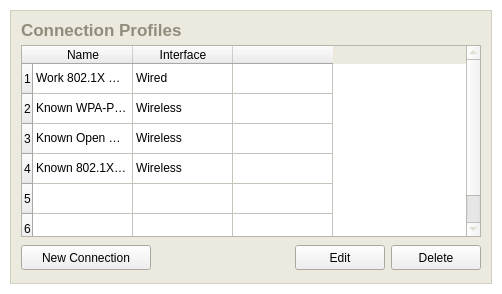
        <widget class="QWidget" name="pageConnections" >
         <attribute name="title" >
          <string>Connections</string>
         </attribute>
         <layout class="QVBoxLayout" >
          <property name="spacing" >
           <number>0</number>
          </property>
          <property name="leftMargin" >
           <number>0</number>
          </property>
          <property name="topMargin" >
           <number>0</number>
          </property>
          <property name="rightMargin" >
           <number>0</number>
          </property>
          <property name="bottomMargin" >
           <number>0</number>
          </property>
          <item>
           <widget class="QFrame" name="connectionsOuterCosmeticFrame" >
            <property name="palette" >
             <palette>
              <active>
               <colorrole role="Base" >
                <brush brushstyle="SolidPattern" >
                 <color alpha="255" >
                  <red>255</red>
                  <green>255</green>
                  <blue>255</blue>
                 </color>
                </brush>
               </colorrole>
               <colorrole role="Window" >
                <brush brushstyle="SolidPattern" >
                 <color alpha="255" >
                  <red>255</red>
                  <green>255</green>
                  <blue>255</blue>
                 </color>
                </brush>
               </colorrole>
              </active>
              <inactive>
               <colorrole role="Base" >
                <brush brushstyle="SolidPattern" >
                 <color alpha="255" >
                  <red>255</red>
                  <green>255</green>
                  <blue>255</blue>
                 </color>
                </brush>
               </colorrole>
               <colorrole role="Window" >
                <brush brushstyle="SolidPattern" >
                 <color alpha="255" >
                  <red>255</red>
                  <green>255</green>
                  <blue>255</blue>
                 </color>
                </brush>
               </colorrole>
              </inactive>
              <disabled>
               <colorrole role="Base" >
                <brush brushstyle="SolidPattern" >
                 <color alpha="255" >
                  <red>255</red>
                  <green>255</green>
                  <blue>255</blue>
                 </color>
                </brush>
               </colorrole>
               <colorrole role="Window" >
                <brush brushstyle="SolidPattern" >
                 <color alpha="255" >
                  <red>255</red>
                  <green>255</green>
                  <blue>255</blue>
                 </color>
                </brush>
               </colorrole>
              </disabled>
             </palette>
            </property>
            <property name="autoFillBackground" >
             <bool>true</bool>
            </property>
            <property name="frameShape" >
             <enum>QFrame::NoFrame</enum>
            </property>
            <property name="frameShadow" >
             <enum>QFrame::Plain</enum>
            </property>
            <layout class="QVBoxLayout" >
             <property name="spacing" >
              <number>10</number>
             </property>
             <property name="leftMargin" >
              <number>10</number>
             </property>
             <property name="topMargin" >
              <number>10</number>
             </property>
             <property name="rightMargin" >
              <number>10</number>
             </property>
             <property name="bottomMargin" >
              <number>10</number>
             </property>
             <item>
              <widget class="QFrame" name="connectionsInnerCosmeticFrame" >
               <property name="minimumSize" >
                <size>
                 <width>16</width>
                 <height>228</height>
                </size>
               </property>
               <property name="palette" >
                <palette>
                 <active>
                  <colorrole role="WindowText" >
                   <brush brushstyle="SolidPattern" >
                    <color alpha="255" >
                     <red>208</red>
                     <green>208</green>
                     <blue>191</blue>
                    </color>
                   </brush>
                  </colorrole>
                  <colorrole role="Base" >
                   <brush brushstyle="SolidPattern" >
                    <color alpha="255" >
                     <red>255</red>
                     <green>255</green>
                     <blue>255</blue>
                    </color>
                   </brush>
                  </colorrole>
                  <colorrole role="Window" >
                   <brush brushstyle="SolidPattern" >
                    <color alpha="255" >
                     <red>236</red>
                     <green>234</green>
                     <blue>223</blue>
                    </color>
                   </brush>
                  </colorrole>
                 </active>
                 <inactive>
                  <colorrole role="WindowText" >
                   <brush brushstyle="SolidPattern" >
                    <color alpha="255" >
                     <red>208</red>
                     <green>208</green>
                     <blue>191</blue>
                    </color>
                   </brush>
                  </colorrole>
                  <colorrole role="Base" >
                   <brush brushstyle="SolidPattern" >
                    <color alpha="255" >
                     <red>255</red>
                     <green>255</green>
                     <blue>255</blue>
                    </color>
                   </brush>
                  </colorrole>
                  <colorrole role="Window" >
                   <brush brushstyle="SolidPattern" >
                    <color alpha="255" >
                     <red>236</red>
                     <green>234</green>
                     <blue>223</blue>
                    </color>
                   </brush>
                  </colorrole>
                 </inactive>
                 <disabled>
                  <colorrole role="WindowText" >
                   <brush brushstyle="SolidPattern" >
                    <color alpha="255" >
                     <red>127</red>
                     <green>127</green>
                     <blue>127</blue>
                    </color>
                   </brush>
                  </colorrole>
                  <colorrole role="Base" >
                   <brush brushstyle="SolidPattern" >
                    <color alpha="255" >
                     <red>236</red>
                     <green>234</green>
                     <blue>223</blue>
                    </color>
                   </brush>
                  </colorrole>
                  <colorrole role="Window" >
                   <brush brushstyle="SolidPattern" >
                    <color alpha="255" >
                     <red>236</red>
                     <green>234</green>
                     <blue>223</blue>
                    </color>
                   </brush>
                  </colorrole>
                 </disabled>
                </palette>
               </property>
               <property name="autoFillBackground" >
                <bool>true</bool>
               </property>
               <property name="frameShape" >
                <enum>QFrame::Box</enum>
               </property>
               <property name="frameShadow" >
                <enum>QFrame::Plain</enum>
               </property>
               <layout class="QVBoxLayout" >
                <property name="spacing" >
                 <number>6</number>
                </property>
                <property name="leftMargin" >
                 <number>10</number>
                </property>
                <property name="topMargin" >
                 <number>10</number>
                </property>
                <property name="rightMargin" >
                 <number>10</number>
                </property>
                <property name="bottomMargin" >
                 <number>10</number>
                </property>
                <item>
                 <widget class="QLabel" name="headerConnectionProfiles" >
                  <property name="sizePolicy" >
                   <sizepolicy vsizetype="Fixed" hsizetype="Preferred" >
                    <horstretch>0</horstretch>
                    <verstretch>0</verstretch>
                   </sizepolicy>
                  </property>
                  <property name="minimumSize" >
                   <size>
                    <width>460</width>
                    <height>18</height>
                   </size>
                  </property>
                  <property name="maximumSize" >
                   <size>
                    <width>460</width>
                    <height>18</height>
                   </size>
                  </property>
                  <property name="palette" >
                   <palette>
                    <active>
                     <colorrole role="WindowText" >
                      <brush brushstyle="SolidPattern" >
                       <color alpha="255" >
                        <red>144</red>
                        <green>141</green>
                        <blue>124</blue>
                       </color>
                      </brush>
                     </colorrole>
                    </active>
                    <inactive>
                     <colorrole role="WindowText" >
                      <brush brushstyle="SolidPattern" >
                       <color alpha="255" >
                        <red>144</red>
                        <green>141</green>
                        <blue>124</blue>
                       </color>
                      </brush>
                     </colorrole>
                    </inactive>
                    <disabled>
                     <colorrole role="WindowText" >
                      <brush brushstyle="SolidPattern" >
                       <color alpha="255" >
                        <red>119</red>
                        <green>119</green>
                        <blue>119</blue>
                       </color>
                      </brush>
                     </colorrole>
                    </disabled>
                   </palette>
                  </property>
                  <property name="font" >
                   <font>
                    <family>Arial</family>
                    <pointsize>13</pointsize>
                    <weight>75</weight>
                    <bold>true</bold>
                   </font>
                  </property>
                  <property name="lineWidth" >
                   <number>0</number>
                  </property>
                  <property name="text" >
                   <string>Connection Profiles</string>
                  </property>
                  <property name="alignment" >
                   <set>Qt::AlignLeading|Qt::AlignLeft|Qt::AlignVCenter</set>
                  </property>
                  <property name="margin" >
                   <number>0</number>
                  </property>
                  <property name="indent" >
                   <number>0</number>
                  </property>
                 </widget>
                </item>
                <item>
                 <widget class="QTableWidget" name="dataTableConnectionProfiles" >
                  <property name="font" >
                   <font>
                    <family>Arial</family>
                    <weight>50</weight>
                    <bold>false</bold>
                   </font>
                  </property>
                  <property name="frameShadow" >
                   <enum>QFrame::Plain</enum>
                  </property>
                  <property name="verticalScrollBarPolicy" >
                   <enum>Qt::ScrollBarAlwaysOn</enum>
                  </property>
                  <property name="horizontalScrollBarPolicy" >
                   <enum>Qt::ScrollBarAlwaysOff</enum>
                  </property>
                  <property name="selectionMode" >
                   <enum>QAbstractItemView::SingleSelection</enum>
                  </property>
                  <property name="selectionBehavior" >
                   <enum>QAbstractItemView::SelectRows</enum>
                  </property>
                  <property name="showGrid" >
                   <bool>true</bool>
                  </property>
                  <property name="sortingEnabled" >
                   <bool>true</bool>
                  </property>
                  <property name="wordWrap" >
                   <bool>false</bool>
                  </property>
                  <property name="cornerButtonEnabled" >
                   <bool>false</bool>
                  </property>
                  <property name="rowCount" >
                   <number>6</number>
                  </property>
                  <property name="columnCount" >
                   <number>3</number>
                  </property>
                  <row/>
                  <row/>
                  <row/>
                  <row/>
                  <row/>
                  <row/>
                  <column>
                   <property name="text" >
                    <string>Name</string>
                   </property>
                  </column>
                  <column>
                   <property name="text" >
                    <string>Interface</string>
                   </property>
                  </column>
                  <column>
                   <property name="text" >
                    <string/>
                   </property>
                  </column>
                  <item row="0" column="0" >
                   <property name="text" >
                    <string>Work 802.1X Network</string>
                   </property>
                  </item>
                  <item row="0" column="1" >
                   <property name="text" >
                    <string>Wired</string>
                   </property>
                  </item>
                  <item row="1" column="0" >
                   <property name="text" >
                    <string>Known WPA-PSK Network</string>
                   </property>
                  </item>
                  <item row="1" column="1" >
                   <property name="text" >
                    <string>Wireless</string>
                   </property>
                  </item>
                  <item row="2" column="0" >
                   <property name="text" >
                    <string>Known Open Network</string>
                   </property>
                  </item>
                  <item row="2" column="1" >
                   <property name="text" >
                    <string>Wireless</string>
                   </property>
                  </item>
                  <item row="3" column="0" >
                   <property name="text" >
                    <string>Known 802.1X Network</string>
                   </property>
                  </item>
                  <item row="3" column="1" >
                   <property name="text" >
                    <string>Wireless</string>
                   </property>
                  </item>
                 </widget>
                </item>
                <item>
                 <widget class="QFrame" name="connectionsButtonFrame" >
                  <property name="sizePolicy" >
                   <sizepolicy vsizetype="Fixed" hsizetype="Preferred" >
                    <horstretch>0</horstretch>
                    <verstretch>0</verstretch>
                   </sizepolicy>
                  </property>
                  <property name="minimumSize" >
                   <size>
                    <width>16</width>
                    <height>30</height>
                   </size>
                  </property>
                  <property name="maximumSize" >
                   <size>
                    <width>16777215</width>
                    <height>30</height>
                   </size>
                  </property>
                  <property name="frameShape" >
                   <enum>QFrame::NoFrame</enum>
                  </property>
                  <property name="frameShadow" >
                   <enum>QFrame::Raised</enum>
                  </property>
                  <layout class="QHBoxLayout" >
                   <property name="leftMargin" >
                    <number>0</number>
                   </property>
                   <property name="topMargin" >
                    <number>0</number>
                   </property>
                   <property name="rightMargin" >
                    <number>0</number>
                   </property>
                   <property name="bottomMargin" >
                    <number>0</number>
                   </property>
                   <item>
                    <widget class="QPushButton" name="buttonNewConnection" >
                     <property name="minimumSize" >
                      <size>
                       <width>130</width>
                       <height>25</height>
                      </size>
                     </property>
                     <property name="maximumSize" >
                      <size>
                       <width>130</width>
                       <height>25</height>
                      </size>
                     </property>
                     <property name="font" >
                      <font>
                       <family>Arial</family>
                       <pointsize>9</pointsize>
                      </font>
                     </property>
                     <property name="text" >
                      <string>New Connection</string>
                     </property>
                     <property name="autoDefault" >
                      <bool>false</bool>
                     </property>
                    </widget>
                   </item>
                   <item>
                    <spacer>
                     <property name="orientation" >
                      <enum>Qt::Horizontal</enum>
                     </property>
                     <property name="sizeHint" >
                      <size>
                       <width>40</width>
                       <height>20</height>
                      </size>
                     </property>
                    </spacer>
                   </item>
                   <item>
                    <widget class="QPushButton" name="buttonEditConnection" >
                     <property name="sizePolicy" >
                      <sizepolicy vsizetype="Fixed" hsizetype="Fixed" >
                       <horstretch>0</horstretch>
                       <verstretch>0</verstretch>
                      </sizepolicy>
                     </property>
                     <property name="minimumSize" >
                      <size>
                       <width>90</width>
                       <height>25</height>
                      </size>
                     </property>
                     <property name="maximumSize" >
                      <size>
                       <width>90</width>
                       <height>25</height>
                      </size>
                     </property>
                     <property name="font" >
                      <font>
                       <family>Arial</family>
                       <pointsize>9</pointsize>
                      </font>
                     </property>
                     <property name="text" >
                      <string>Edit</string>
                     </property>
                     <property name="autoDefault" >
                      <bool>false</bool>
                     </property>
                    </widget>
                   </item>
                   <item>
                    <widget class="QPushButton" name="buttonDeleteConnection" >
                     <property name="sizePolicy" >
                      <sizepolicy vsizetype="Fixed" hsizetype="Fixed" >
                       <horstretch>0</horstretch>
                       <verstretch>0</verstretch>
                      </sizepolicy>
                     </property>
                     <property name="minimumSize" >
                      <size>
                       <width>90</width>
                       <height>25</height>
                      </size>
                     </property>
                     <property name="maximumSize" >
                      <size>
                       <width>90</width>
                       <height>25</height>
                      </size>
                     </property>
                     <property name="font" >
                      <font>
                       <family>Arial</family>
                       <pointsize>9</pointsize>
                      </font>
                     </property>
                     <property name="text" >
                      <string>Delete</string>
                     </property>
                     <property name="autoDefault" >
                      <bool>false</bool>
                     </property>
                    </widget>
                   </item>
                  </layout>
                 </widget>
                </item>
               </layout>
              </widget>
             </item>
            </layout>
           </widget>
          </item>
         </layout>
        </widget>
